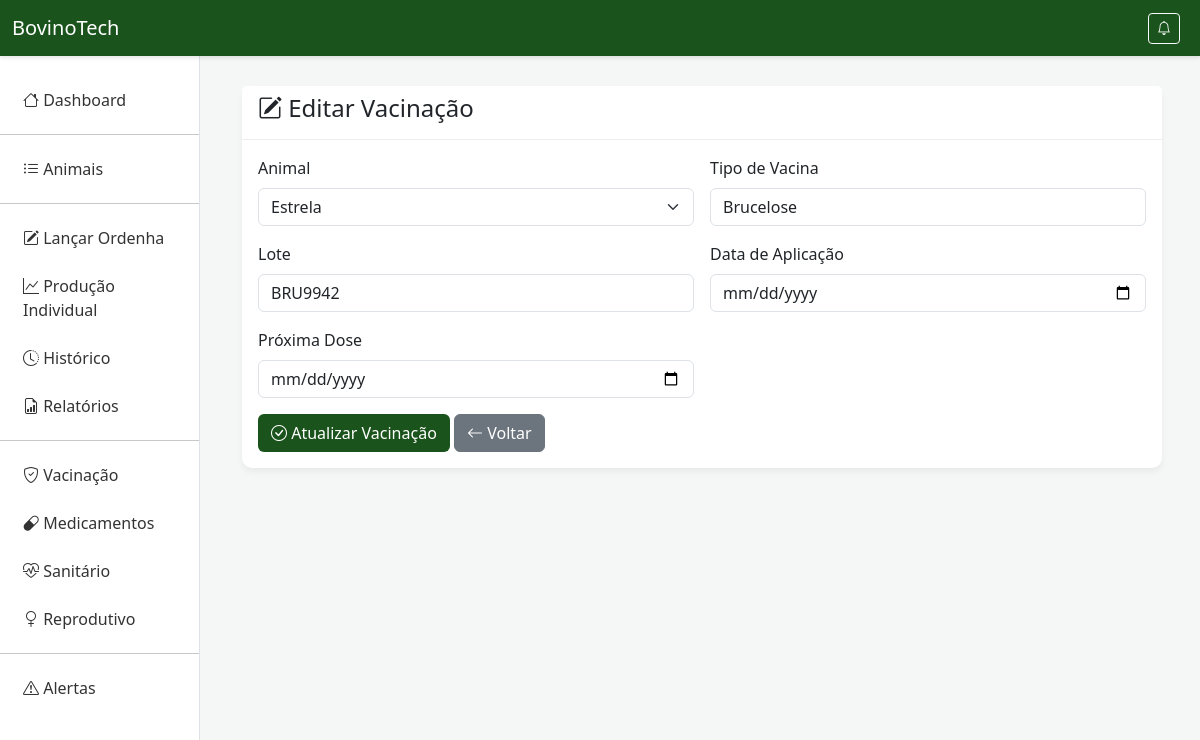
/vacinacao/3/editar/, run on the app's committed database.
### producao/models.py (models this page shows, shortened)
class Vacinacao(models.Model):
    animal = models.ForeignKey(Animal, on_delete=models.CASCADE)
    tipo_vacina = models.CharField(max_length=100)
    lote = models.CharField(max_length=50)
    data_aplicacao = models.DateField()
    proxima_dose = models.DateField(null=True, blank=True)
    tem_carencia = models.BooleanField(default=False, verbose_name="Possui Carência?")
    dias_carencia = models.IntegerField(default=0, verbose_name="Dias de Carência")

### producao/views.py (the view)
# urls.py: path('vacinacao/<int:pk>/editar/', views.editar_vacinacao, name='editar_vacinacao'),
def editar_vacinacao(request, pk):
    vacinacao = get_object_or_404(Vacinacao, pk=pk)
    if request.method == 'POST':
        form = VacinacaoForm(request.POST, instance=vacinacao)
        if form.is_valid():
            form.save()
            return redirect('vacinacao')
    else:
        form = VacinacaoForm(instance=vacinacao)
    return render(request, 'editar_vacinacao.html', {'form': form, 'vacinacao': vacinacao})

### producao/forms.py
class VacinacaoForm(forms.ModelForm):
    class Meta:
        model = Vacinacao
        fields = ['animal', 'tipo_vacina', 'lote', 'data_aplicacao', 'proxima_dose', 'tem_carencia', 'dias_carencia']
        widgets = {
            'animal': forms.Select(attrs={'class': 'form-select'}),
            'tipo_vacina': forms.TextInput(attrs={'class': 'form-control', 'placeholder': 'Ex: Aftosa'}),
            'lote': forms.TextInput(attrs={'class': 'form-control', 'placeholder': 'Número do lote'}),
            'data_aplicacao': forms.DateInput(attrs={'class': 'form-control', 'type': 'date'}),
            'proxima_dose': forms.DateInput(attrs={'class': 'form-control', 'type': 'date'}),
            'tem_carencia': forms.CheckboxInput(attrs={'class': 'form-check-input'}),
            'dias_carencia': forms.NumberInput(attrs={'class': 'form-control', 'placeholder': 'Dias'}),
        }

### producao/models.py (called while the page is built)
    def __str__(self):
        return self.identificacao

### producao/templates/editar_vacinacao.html (shortened to what this page needs)
{% extends 'base.html' %}
{% block content %}
<div class="card">
    <div class="card-header">
        <h4><i class="bi bi-pencil-square"></i> Editar Vacinação</h4>
    </div>
    <div class="card-body">
        <form method="post" class="row g-3">
            <div class="col-md-6">
                <label for="{{ form.animal.id_for_label }}" class="form-label">Animal</label>
                {{ form.animal }}
            </div>
            <div class="col-md-6">
                <label for="{{ form.tipo_vacina.id_for_label }}" class="form-label">Tipo de Vacina</label>
                {{ form.tipo_vacina }}
            </div>
            <div class="col-md-6">
                <label for="{{ form.lote.id_for_label }}" class="form-label">Lote</label>
                {{ form.lote }}
            </div>
            <div class="col-md-6">
                <label for="{{ form.data_aplicacao.id_for_label }}" class="form-label">Data de Aplicação</label>
                {{ form.data_aplicacao }}
            </div>
            <div class="col-md-6">
                <label for="{{ form.proxima_dose.id_for_label }}" class="form-label">Próxima Dose</label>
                {{ form.proxima_dose }}
            </div>
            <div class="col-12">
                <button type="submit" class="btn btn-novo"><i class="bi bi-check-circle"></i> Atualizar Vacinação</button>
                <a href="{% url 'vacinacao' %}" class="btn btn-secondary"><i class="bi bi-arrow-left"></i> Voltar</a>
            </div>
        </form>
    </div>
</div>
{% endblock %}

### producao/templates/base.html (style rules this page uses)
* { margin: 0; padding: 0; box-sizing: border-box; }
body { background-color: #f4f7f6; font-family: 'Segoe UI', Tahoma, Geneva, Verdana, sans-serif; }
.card { border: none; border-radius: 10px; box-shadow: 0 4px 6px rgba(0,0,0,0.05); }
.card-header { background: white; border-bottom: 1px solid #eee; font-weight: bold; }
.btn-novo { background-color: #1a531b; color: white; }

### data on the page
Vacinacao: animal "Estrela", tipo_vacina "Brucelose", lote "BRU9942"
